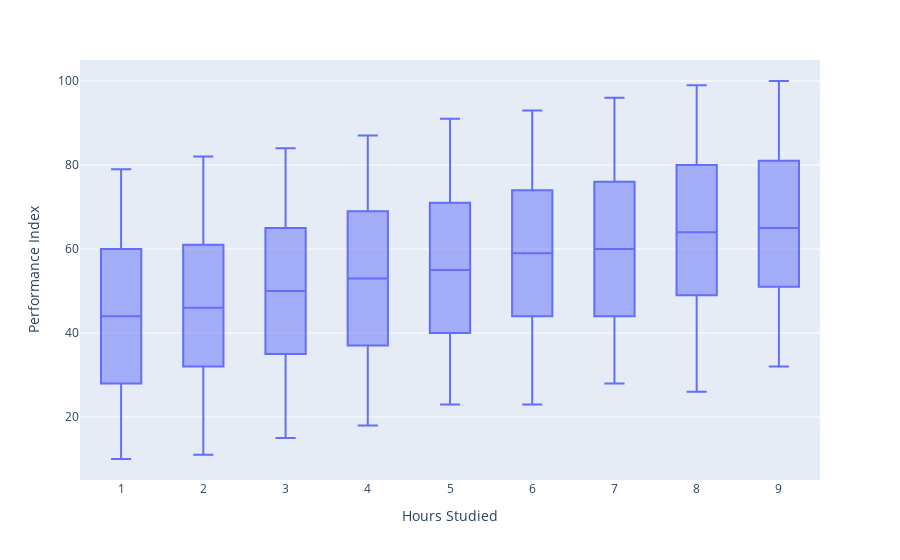

Notebook cell for this chart:
### Code cell
import plotly.express as px
fig = px.box(df,x='Hours Studied', y="Performance Index")
fig.show()

### Figure 1 — Plotly figure (JSON) as saved in the notebook; plotly's stock layout.template omitted (floating-point values rounded to 4 significant figures; data arrays with more than 128 entries replaced by an {"elided": "..."} marker saying what was removed)
{"data": [{"alignmentgroup": "True", "hovertemplate": "Hours Studied=%{x}<br>Performance Index=%{y}<extra></extra>", "legendgroup": "", "marker": {"color": "#636efa"}, "name": "", "notched": false, "offsetgroup": "", "orientation": "v", "showlegend": false, "type": "box", "x": {"elided": "9873 int values"}, "x0": " ", "xaxis": "x", "y": {"elided": "9873 int values"}, "y0": " ", "yaxis": "y"}], "layout": {"boxmode": "group", "legend": {"tracegroupgap": 0}, "margin": {"t": 60}, "xaxis": {"anchor": "y", "domain": [0, 1], "title": {"text": "Hours Studied"}}, "yaxis": {"anchor": "x", "domain": [0, 1], "title": {"text": "Performance Index"}}}}
